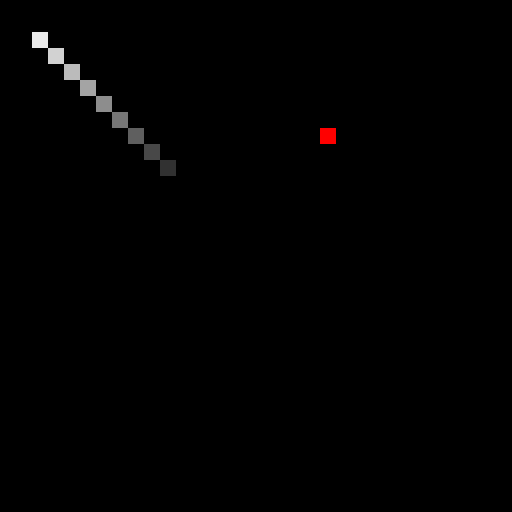
Frame 1 (no input)
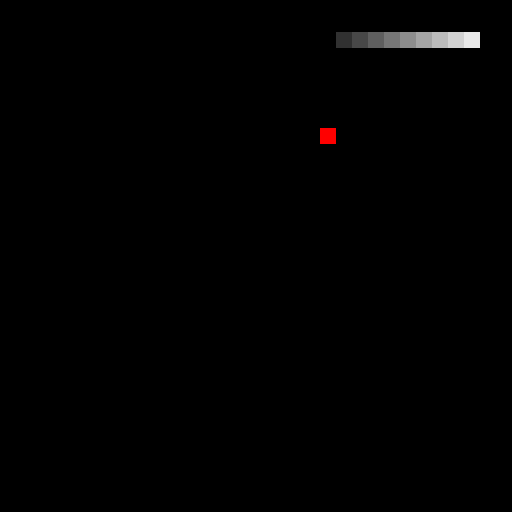
Frame 60 (the mouse pressed at the canvas centre just before this capture)
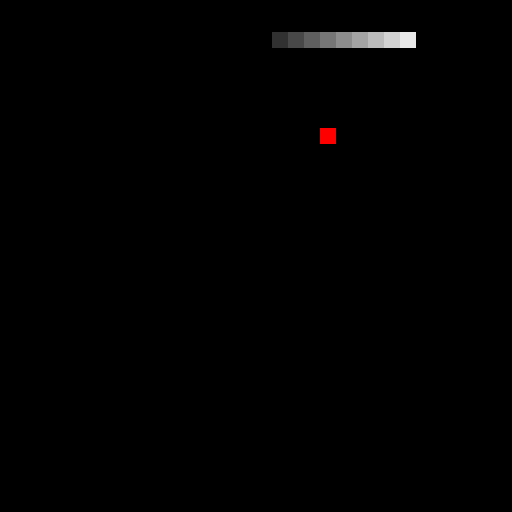
Frame 120 (the mouse held since frame 60 and released just before this capture)

The Processing sketch that drew these frames (run headless with seeded random() and noise(); from frame 60 on, the mouse is pressed at the canvas centre):

// Processing sketch: processing_90963
// ── processing_90963.pde

Snake[] array;
int dir = 1;
int chain = 11;
int dead = 0;
int growx = int(random(32));
int growy = int(random(32));


void setup(){
  size(512,512);
  colorMode(HSB);
  smooth();
  noStroke();
  frameRate(4);
  background(0);
  array = new Snake[1024];
  for (int i = 0; i < chain; i++){
    array[i] = new Snake(i,i);
  }
}

void draw(){
  background(0);
  fill(0);
  rect(0,0,512,512);
  fill(0,255,255);
  rect(16*growx,16*growy,16,16);
  if(dead==0){
    for (int i = chain-1; i > 1; i-=1){
      array[i].slither(array[i-1].x, array[i-1].y, i-1);
      if(array[i-1].x%(32)==growx&& array[i-1].y%(32)==growy){
        growth();
      }
    }
    for (int i = chain-1; i > 1; i-=1){
      for (int j = i-1; j > 1; j-=1){
        collide(array[i].x, array[i].y, array[j].x, array[j].y);
      }
    }
  }
  else{
    text("YOU DIED!",256,256);
  }
}

void keyPressed() {
  if(dead == 0){
    if (key == CODED) {
      if (keyCode == LEFT&&dir!=1) {
        dir = 3;
        for (int i = chain-1; i > 1; i-=1){
          array[i].slither(array[i-1].x, array[i-1].y, i-1);
        }
      }
      if (keyCode == RIGHT&&dir!=3) {
        dir = 1;
        for (int i = chain-1; i > 1; i-=1){
          array[i].slither(array[i-1].x, array[i-1].y, i-1);
        }
      }
      if (keyCode == UP&&dir!=-1) {
        dir = -3;
        for (int i = chain-1; i > 1; i-=1){
          array[i].slither(array[i-1].x, array[i-1].y, i-1);
        }
      }
      if (keyCode == DOWN&&dir!=-3) {
        dir = -1;
        for (int i = chain-1; i > 1; i-=1){
          array[i].slither(array[i-1].x, array[i-1].y, i-1);
        }
      }
    }
    for (int i = chain-1; i > 1; i-=1){
      for (int j = i-1; j > 1; j-=1){
        collide(array[i].x, array[i].y, array[j].x, array[j].y);
      }
    }
  }
}

void growth(){
  
  array[chain] = new Snake(-1,-1);
  chain++;
  growx = int(random(32));
  growy = int(random(32));
}

void collide(int x1,int y1,int x2,int y2){
  if(x1%(32)==x2%(32)&&y1%(32)==y2%(32)){
    dead = 1;
  }
}

class Snake{
  int x;
  int y;
  
  Snake(int tempx, int tempy){
    x = tempx;
    y = tempy;
  }
  
  void slither(int prevx, int prevy, int prev){
    fill(255,256-prev*(256/chain));
    if(x<0){
      x+=32;
    }
    if(y<0){
      y+=32;
    }
    rect(16*x%(512),16*y%(512),16,16);
    
    if(prev != 1){
      x = prevx;
      y = prevy;
    }
    if(prev == 1){
      if(dir > 0 ){
        if(dir == 1 ){ x +=1;}
        else{ x-=1;}
      }
      else{
        if(dir == -1 ){ y +=1;}
        else{ y-=1;}
      }
    }
  }  
    
    

}
